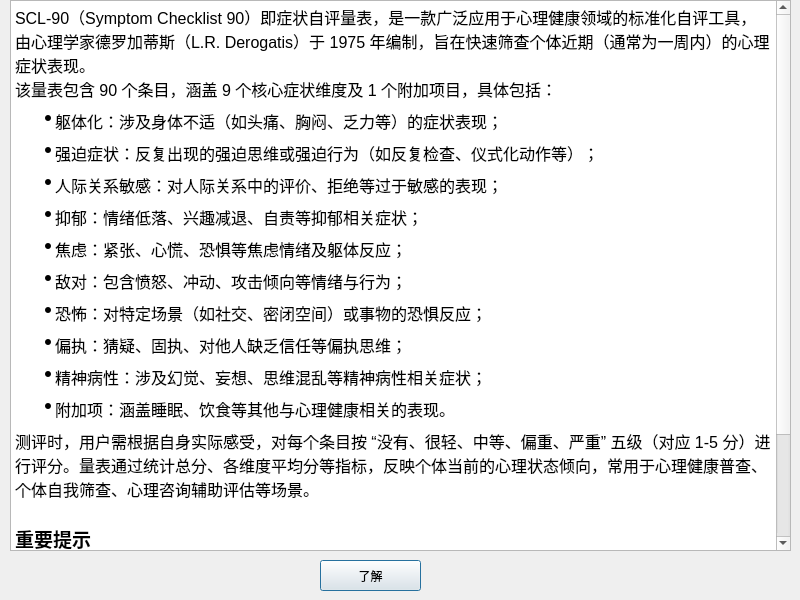
<?xml version="1.0" encoding="UTF-8"?>
<ui version="4.0">
 <class>Instruction</class>
 <widget class="QDialog" name="Instruction">
  <property name="geometry">
   <rect>
    <x>0</x>
    <y>0</y>
    <width>800</width>
    <height>600</height>
   </rect>
  </property>
  <property name="windowTitle">
   <string>Dialog</string>
  </property>
  <widget class="QTextBrowser" name="textBrowser">
   <property name="geometry">
    <rect>
     <x>10</x>
     <y>0</y>
     <width>781</width>
     <height>551</height>
    </rect>
   </property>
   <property name="html">
    <string>&lt;!DOCTYPE HTML PUBLIC &quot;-//W3C//DTD HTML 4.0//EN&quot; &quot;http://www.w3.org/TR/REC-html40/strict.dtd&quot;&gt;
&lt;html&gt;&lt;head&gt;&lt;meta name=&quot;qrichtext&quot; content=&quot;1&quot; /&gt;&lt;meta charset=&quot;utf-8&quot; /&gt;&lt;style type=&quot;text/css&quot;&gt;
p, li { white-space: pre-wrap; }
hr { height: 1px; border-width: 0; }
li.unchecked::marker { content: &quot;\2610&quot;; }
li.checked::marker { content: &quot;\2612&quot;; }
&lt;/style&gt;&lt;/head&gt;&lt;body style=&quot; font-family:'Microsoft YaHei UI'; font-size:9pt; font-weight:400; font-style:normal;&quot;&gt;
&lt;p style=&quot; margin-top:0px; margin-bottom:0px; margin-left:0px; margin-right:0px; -qt-block-indent:0; text-indent:0px; line-height:24px; background-color:#ffffff;&quot;&gt;&lt;span style=&quot; font-family:'Inter','-apple-system','BlinkMacSystemFont','Segoe UI','PingFang SC','Hiragino Sans GB','Microsoft YaHei','Helvetica Neue','Helvetica','Arial','sans-serif'; font-size:16px; color:#000000; background-color:#ffffff;&quot;&gt;SCL-90（Symptom Checklist 90）即症状自评量表，是一款广泛应用于心理健康领域的标准化自评工具，由心理学家德罗加蒂斯（L.R. Derogatis）于 1975 年编制，旨在快速筛查个体近期（通常为一周内）的心理症状表现。&lt;/span&gt;&lt;/p&gt;
&lt;p style=&quot; margin-top:0px; margin-bottom:0px; margin-left:0px; margin-right:0px; -qt-block-indent:0; text-indent:0px; line-height:24px; background-color:#ffffff;&quot;&gt;&lt;span style=&quot; font-family:'Inter','-apple-system','BlinkMacSystemFont','Segoe UI','PingFang SC','Hiragino Sans GB','Microsoft YaHei','Helvetica Neue','Helvetica','Arial','sans-serif'; font-size:16px; color:#000000; background-color:#ffffff;&quot;&gt;该量表包含 90 个条目，涵盖 9 个核心症状维度及 1 个附加项目，具体包括：&lt;/span&gt;&lt;/p&gt;
&lt;ul style=&quot;margin-top: 0px; margin-bottom: 0px; margin-left: 0px; margin-right: 0px; -qt-list-indent: 1;&quot;&gt;
&lt;li style=&quot; font-family:'Inter','-apple-system','BlinkMacSystemFont','Segoe UI','PingFang SC','Hiragino Sans GB','Microsoft YaHei','Helvetica Neue','Helvetica','Arial','sans-serif'; font-size:16px; color:#000000; background-color:#ffffff;&quot; style=&quot; margin-top:8px; margin-bottom:8px; margin-left:0px; margin-right:0px; -qt-block-indent:0; text-indent:0px; line-height:24px;&quot;&gt;躯体化：涉及身体不适（如头痛、胸闷、乏力等）的症状表现；&lt;/li&gt;
&lt;li style=&quot; font-family:'Inter','-apple-system','BlinkMacSystemFont','Segoe UI','PingFang SC','Hiragino Sans GB','Microsoft YaHei','Helvetica Neue','Helvetica','Arial','sans-serif'; font-size:16px; color:#000000; background-color:#ffffff;&quot; style=&quot; margin-top:8px; margin-bottom:8px; margin-left:0px; margin-right:0px; -qt-block-indent:0; text-indent:0px; line-height:24px;&quot;&gt;强迫症状：反复出现的强迫思维或强迫行为（如反复检查、仪式化动作等）；&lt;/li&gt;
&lt;li style=&quot; font-family:'Inter','-apple-system','BlinkMacSystemFont','Segoe UI','PingFang SC','Hiragino Sans GB','Microsoft YaHei','Helvetica Neue','Helvetica','Arial','sans-serif'; font-size:16px; color:#000000; background-color:#ffffff;&quot; style=&quot; margin-top:8px; margin-bottom:8px; margin-left:0px; margin-right:0px; -qt-block-indent:0; text-indent:0px; line-height:24px;&quot;&gt;人际关系敏感：对人际关系中的评价、拒绝等过于敏感的表现；&lt;/li&gt;
&lt;li style=&quot; font-family:'Inter','-apple-system','BlinkMacSystemFont','Segoe UI','PingFang SC','Hiragino Sans GB','Microsoft YaHei','Helvetica Neue','Helvetica','Arial','sans-serif'; font-size:16px; color:#000000; background-color:#ffffff;&quot; style=&quot; margin-top:8px; margin-bottom:8px; margin-left:0px; margin-right:0px; -qt-block-indent:0; text-indent:0px; line-height:24px;&quot;&gt;抑郁：情绪低落、兴趣减退、自责等抑郁相关症状；&lt;/li&gt;
&lt;li style=&quot; font-family:'Inter','-apple-system','BlinkMacSystemFont','Segoe UI','PingFang SC','Hiragino Sans GB','Microsoft YaHei','Helvetica Neue','Helvetica','Arial','sans-serif'; font-size:16px; color:#000000; background-color:#ffffff;&quot; style=&quot; margin-top:8px; margin-bottom:8px; margin-left:0px; margin-right:0px; -qt-block-indent:0; text-indent:0px; line-height:24px;&quot;&gt;焦虑：紧张、心慌、恐惧等焦虑情绪及躯体反应；&lt;/li&gt;
&lt;li style=&quot; font-family:'Inter','-apple-system','BlinkMacSystemFont','Segoe UI','PingFang SC','Hiragino Sans GB','Microsoft YaHei','Helvetica Neue','Helvetica','Arial','sans-serif'; font-size:16px; color:#000000; background-color:#ffffff;&quot; style=&quot; margin-top:8px; margin-bottom:8px; margin-left:0px; margin-right:0px; -qt-block-indent:0; text-indent:0px; line-height:24px;&quot;&gt;敌对：包含愤怒、冲动、攻击倾向等情绪与行为；&lt;/li&gt;
&lt;li style=&quot; font-family:'Inter','-apple-system','BlinkMacSystemFont','Segoe UI','PingFang SC','Hiragino Sans GB','Microsoft YaHei','Helvetica Neue','Helvetica','Arial','sans-serif'; font-size:16px; color:#000000; background-color:#ffffff;&quot; style=&quot; margin-top:8px; margin-bottom:8px; margin-left:0px; margin-right:0px; -qt-block-indent:0; text-indent:0px; line-height:24px;&quot;&gt;恐怖：对特定场景（如社交、密闭空间）或事物的恐惧反应；&lt;/li&gt;
&lt;li style=&quot; font-family:'Inter','-apple-system','BlinkMacSystemFont','Segoe UI','PingFang SC','Hiragino Sans GB','Microsoft YaHei','Helvetica Neue','Helvetica','Arial','sans-serif'; font-size:16px; color:#000000; background-color:#ffffff;&quot; style=&quot; margin-top:8px; margin-bottom:8px; margin-left:0px; margin-right:0px; -qt-block-indent:0; text-indent:0px; line-height:24px;&quot;&gt;偏执：猜疑、固执、对他人缺乏信任等偏执思维；&lt;/li&gt;
&lt;li style=&quot; font-family:'Inter','-apple-system','BlinkMacSystemFont','Segoe UI','PingFang SC','Hiragino Sans GB','Microsoft YaHei','Helvetica Neue','Helvetica','Arial','sans-serif'; font-size:16px; color:#000000; background-color:#ffffff;&quot; style=&quot; margin-top:8px; margin-bottom:8px; margin-left:0px; margin-right:0px; -qt-block-indent:0; text-indent:0px; line-height:24px;&quot;&gt;精神病性：涉及幻觉、妄想、思维混乱等精神病性相关症状；&lt;/li&gt;
&lt;li style=&quot; font-family:'Inter','-apple-system','BlinkMacSystemFont','Segoe UI','PingFang SC','Hiragino Sans GB','Microsoft YaHei','Helvetica Neue','Helvetica','Arial','sans-serif'; font-size:16px; color:#000000; background-color:#ffffff;&quot; style=&quot; margin-top:8px; margin-bottom:8px; margin-left:0px; margin-right:0px; -qt-block-indent:0; text-indent:0px; line-height:24px;&quot;&gt;附加项：涵盖睡眠、饮食等其他与心理健康相关的表现。&lt;/li&gt;&lt;/ul&gt;
&lt;p style=&quot; margin-top:0px; margin-bottom:0px; margin-left:0px; margin-right:0px; -qt-block-indent:0; text-indent:0px; line-height:24px; background-color:#ffffff;&quot;&gt;&lt;span style=&quot; font-family:'Inter','-apple-system','BlinkMacSystemFont','Segoe UI','PingFang SC','Hiragino Sans GB','Microsoft YaHei','Helvetica Neue','Helvetica','Arial','sans-serif'; font-size:16px; color:#000000; background-color:#ffffff;&quot;&gt;测评时，用户需根据自身实际感受，对每个条目按 “没有、很轻、中等、偏重、严重” 五级（对应 1-5 分）进行评分。量表通过统计总分、各维度平均分等指标，反映个体当前的心理状态倾向，常用于心理健康普查、个体自我筛查、心理咨询辅助评估等场景。&lt;/span&gt;&lt;/p&gt;
&lt;p style=&quot;-qt-paragraph-type:empty; margin-top:0px; margin-bottom:0px; margin-left:0px; margin-right:0px; -qt-block-indent:0; text-indent:0px; line-height:24px; font-family:'Inter','-apple-system','BlinkMacSystemFont','Segoe UI','PingFang SC','Hiragino Sans GB','Microsoft YaHei','Helvetica Neue','Helvetica','Arial','sans-serif'; font-size:16px; color:#000000; background-color:#ffffff;&quot;&gt;&lt;br /&gt;&lt;/p&gt;
&lt;p style=&quot; margin-top:0px; margin-bottom:0px; margin-left:0px; margin-right:0px; -qt-block-indent:0; text-indent:0px; line-height:24px; background-color:#ffffff;&quot;&gt;&lt;span style=&quot; font-size:14pt; font-weight:700; background-color:#ffffff;&quot;&gt;重要提示&lt;/span&gt;&lt;/p&gt;
&lt;p style=&quot; margin-top:8px; margin-bottom:8px; margin-left:0px; margin-right:0px; -qt-block-indent:1; text-indent:0px; line-height:24px; background-color:#ffffff;&quot;&gt;&lt;span style=&quot; font-family:'Inter','-apple-system','BlinkMacSystemFont','Segoe UI','PingFang SC','Hiragino Sans GB','Microsoft YaHei','Helvetica Neue','Helvetica','Arial','sans-serif'; font-size:14pt; color:#ff0000; background-color:#ffffff;&quot;&gt;SCL-90 仅为心理症状筛查工具，不具备临床诊断功能，测评结果不能替代专业心理咨询师或精神科医生的诊断意见。若筛查结果显示存在明显心理困扰，建议及时寻求专业医疗或心理服务。&lt;/span&gt;&lt;/p&gt;
&lt;p style=&quot;-qt-paragraph-type:empty; margin-top:0px; margin-bottom:0px; margin-left:0px; margin-right:0px; -qt-block-indent:0; text-indent:0px; line-height:24px; font-size:14pt; font-weight:700; background-color:#ffffff;&quot;&gt;&lt;br /&gt;&lt;/p&gt;&lt;/body&gt;&lt;/html&gt;</string>
   </property>
  </widget>
  <widget class="QPushButton" name="pushButton">
   <property name="geometry">
    <rect>
     <x>320</x>
     <y>560</y>
     <width>101</width>
     <height>31</height>
    </rect>
   </property>
   <property name="text">
    <string>了解</string>
   </property>
  </widget>
 </widget>
 <resources/>
 <connections/>
</ui>
